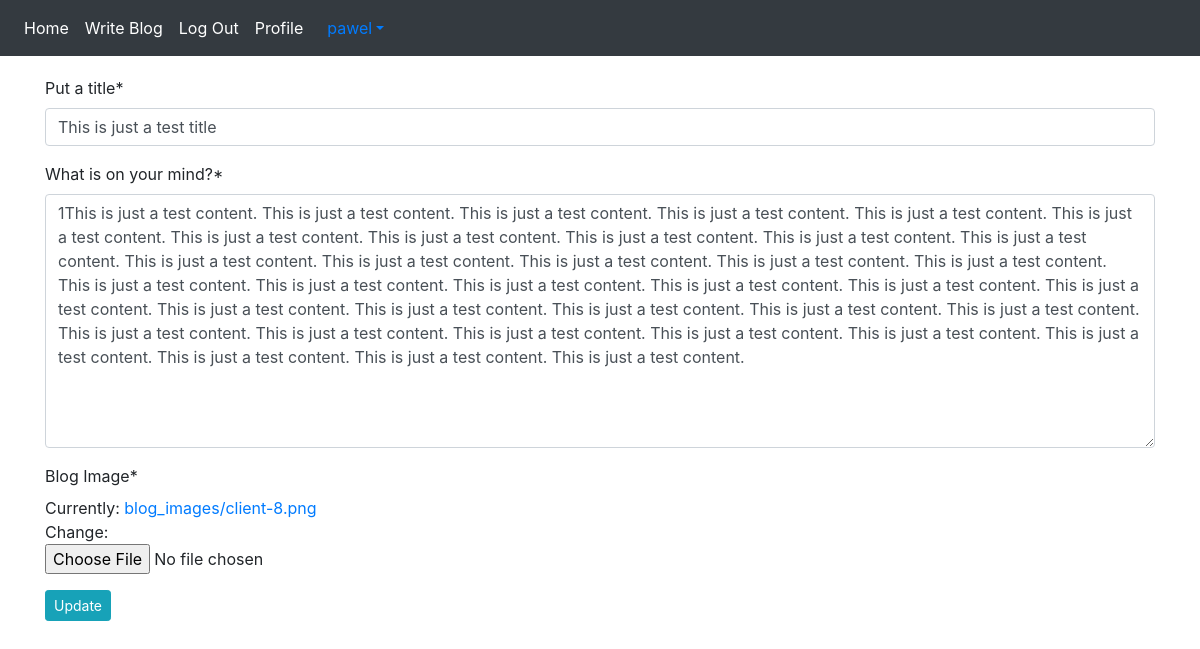
Page /blog/edit-blog/1/ (signed in) on the committed database.
### Blog_API/models.py (models this page shows, shortened)
class Blog(models.Model):
    author = models.ForeignKey(User, on_delete = models.CASCADE, related_name = 'post_author')
    blog_title = models.CharField(max_length = 264, verbose_name = 'Put a title')
    slug = models.SlugField(max_length = 264, unique = True)
    blog_content = models.TextField(verbose_name = 'What is on your mind?')
    blog_image = models.ImageField(upload_to = 'blog_images', verbose_name = 'Blog Image')
    publish_date = models.DateTimeField(auto_now_add = True)
    update_date = models.DateTimeField(auto_now = True)
    class Meta:
        ordering = ['publish_date']

### Blog_API/views.py (the view, shortened to what this page needs)
# urls.py: path('edit-blog/<pk>/', views.UpdateBlog.as_view(), name = 'update_blog'),
class UpdateBlog(LoginRequiredMixin, UpdateView):
    model = Blog
    fields = ('blog_title', 'blog_content', 'blog_image')
    template_name = 'Blog_API/edit_blog.html'

### templates/Blog_API/edit_blog.html (shortened to what this page needs)
{% extends 'base.html' %}
{% load crispy_forms_tags %}
{% block body_block %}
{% if blog.author == user %}
<form method="post" enctype="multipart/form-data">
  {{ form|crispy }}
  <button type="submit" class="btn btn-info btn-sm">Update</button>
</form>
{% else %}
<p>You are not allowed to get access to this page</p>
{% endif %}
{% endblock %}

### templates/base.html (shortened to what this page needs)
<!doctype html>
<html lang="en">
  <head>
    <link rel="stylesheet" href="https://stackpath.bootstrapcdn.com/bootstrap/4.5.2/css/bootstrap.min.css">
    <link rel="stylesheet" href="https://maxcdn.bootstrapcdn.com/font-awesome/4.6.3/css/font-awesome.min.css">
  </head>
  <body>
    <nav class="navbar navbar-expand-sm bg-dark navbar-dark">
      <ul class="navbar-nav">
        <li class="nav-item active">
          <a class="nav-link" href="{% url 'index' %}">Home</a>
        </li>
        {% if user.is_authenticated %}
        <li class="nav-item active">
          <a class="nav-link" href="{% url 'Blog_API:create_blog' %}">Write Blog</a>
        </li>
            <li class="nav-item active">
              <a class="nav-link" href="{% url 'Login_API:logout' %}">Log Out</a>
            </li>
            <li class="nav-item active">
              <a class="nav-link" href="{% url 'Login_API:profile' %}">Profile</a>
            </li>
        {% endif %}
      </ul>
          {% if user.is_authenticated %}
      <div class="nav-item dropdown">
        <a class="nav-link dropdown-toggle" href="#" id="navbarDropdown" data-toggle="dropdown">{{ user.username }}</a>
      </div>
          {% endif %}
    </nav>
    <div class="container" style="padding-top:20px">
      {% block body_block %}
      {% endblock %}
    </div>
  </body>
</html>

### rows in the picture
Blog: blog_title "This is just a test title", blog_content "1This is just a test content. This is just a test content. This is just a test content. This is just a test content. This is just a test content. This is just a test content. This is just a test content. This is just a test content. This is just a test content. This is just a test content. This is just a test content. This is just a test content. This is just a test content. This is just a test content. This is just a test content. This is just a test content. This is just a test content. This is just a test content. This is just a test content. This is just a test content. This is just a test content. This is just a test content. This is just a test content. This is just a test content.…"

### other values in the picture
{{ user.username }} "pawel"
